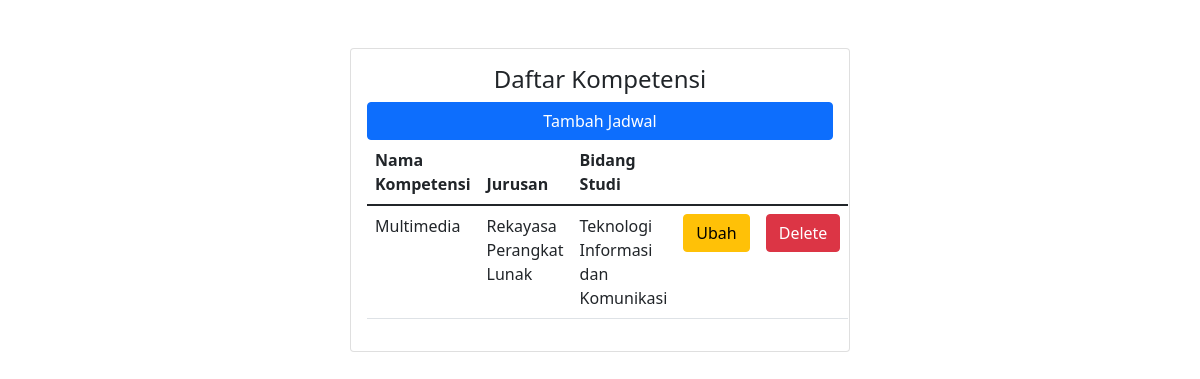
Screenshot of /index_siswa.php with the database file from the repository.
### tables this page shows
CREATE TABLE `kompetensi` (
  `kodeKompetensi` varchar(5) NOT NULL,
  `namaKompetensi` varchar(20) NOT NULL,
  `kodeJurusan` varchar(5) NOT NULL
);

CREATE TABLE `jurusan` (
  `kodeJurusan` varchar(5) NOT NULL,
  `namaJurusan` varchar(30) NOT NULL,
  `kodeBidangStudi` varchar(8) NOT NULL
);

CREATE TABLE `bidangStudi` (
  `kodeBidangStudi` varchar(8) NOT NULL,
  `namaBidangStudi` varchar(50) NOT NULL
);

### index_siswa.php (the view, shortened to what this page needs)
<?php
include '../conn.php';
$sch = mysqli_query($conn,'SELECT * FROM kompetensi inner join jurusan on kompetensi.kodeJurusan = jurusan.kodeJurusan
inner join bidangStudi on jurusan.kodeBidangStudi = bidangStudi.kodeBidangStudi');
?>
<!DOCTYPE html>
<head>
    <link href="https://cdn.jsdelivr.net/npm/bootstrap@5.1.3/dist/css/bootstrap.min.css" rel="stylesheet">
</head>
<body>
<div class="col-sm-9 col-md-7 col-lg-5 mx-auto">
            <div class="card card-register my-5 card-body">
                <h4 class="text-center"> Daftar Kompetensi</h4>
                <a class="btn btn-primary" href="jadwal.php">Tambah Jadwal</a>
                <table class="table">
                    <thead>
                        <tr>
                            <th scope="col">Nama Kompetensi</th>
                            <th scope="col">Jurusan</th>
                            <th scope="col">Bidang Studi</th>
                        </tr>
                    </thead>
                    <tbody>
                    <?php
                        if(mysqli_num_rows($sch)>0) {
                            while($data=mysqli_fetch_array($sch)){
                                echo ("
                                <tr>
                                <td style: 'text-align : center'>".$data['namaKompetensi']."</td>
                                <td style: 'text-align : center'>".$data['namaJurusan']."</td>
                                <td style: 'text-align : center'>".$data['namaBidangStudi']."</td>
                                <td><a href='update.php?idjadwal=".$data['idJadwal']."' class='btn btn-warning'> Ubah </a> </td>
                                <td><a href='delete.php?idjadwal=".$data['idJadwal']."' class='btn btn-danger'> Delete </a> </td>
                                ");
                            }} ?>
                    </tbody>
                </table>
            </div>
        </div>
</body>
</html>

### rows the page displays
kompetensi: namaKompetensi "Multimedia", kodeJurusan.namaJurusan "Rekayasa Perangkat Lunak", bidangstudi.namaBidangStudi "Teknologi Informasi dan Komunikasi"
